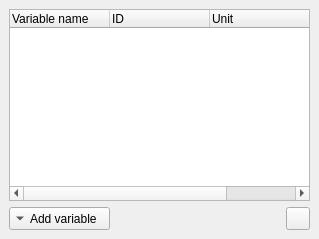
  <widget class="QDockWidget" name="dw_variables" >
   <property name="windowTitle" >
    <string>Variables</string>
   </property>
   <attribute name="dockWidgetArea" >
    <number>2</number>
   </attribute>
   <widget class="QWidget" name="dwc_variables" >
    <layout class="QVBoxLayout" name="verticalLayout" >
     <item>
      <widget class="QTreeWidget" name="trw_variables" >
       <column>
        <property name="text" >
         <string>Variable name</string>
        </property>
       </column>
       <column>
        <property name="text" >
         <string>ID</string>
        </property>
       </column>
       <column>
        <property name="text" >
         <string>Unit</string>
        </property>
       </column>
       <column>
        <property name="text" >
         <string>Type</string>
        </property>
       </column>
      </widget>
     </item>
     <item>
      <layout class="QHBoxLayout" name="horizontalLayout" >
       <item>
        <widget class="QToolButton" name="tbtn_add_variable" >
         <property name="text" >
          <string>Add variable</string>
         </property>
         <property name="icon" >
          <iconset resource="resources.qrc" >
           <normaloff>:/images/images/variable_add.png</normaloff>:/images/images/variable_add.png</iconset>
         </property>
         <property name="popupMode" >
          <enum>QToolButton::InstantPopup</enum>
         </property>
         <property name="toolButtonStyle" >
          <enum>Qt::ToolButtonTextBesideIcon</enum>
         </property>
         <property name="arrowType" >
          <enum>Qt::DownArrow</enum>
         </property>
        </widget>
       </item>
       <item>
        <spacer name="horizontalSpacer_2" >
         <property name="orientation" >
          <enum>Qt::Horizontal</enum>
         </property>
         <property name="sizeHint" stdset="0" >
          <size>
           <width>170</width>
           <height>20</height>
          </size>
         </property>
        </spacer>
       </item>
       <item>
        <widget class="QToolButton" name="tbtn_remove_variable" >
         <property name="toolButtonStyle" >
          <enum>Qt::ToolButtonTextBesideIcon</enum>
         </property>
        </widget>
       </item>
      </layout>
     </item>
    </layout>
   </widget>
  </widget>
